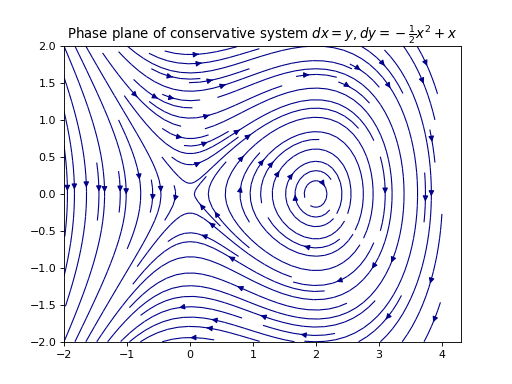

This chart was generated by the following Python code:
import numpy as np
import matplotlib.pyplot as plt
import ode_toolkit.phaseplot as pp

def ff(x, y):
    dx = y
    dy = - (x ** 2) / 2 + x

    return (dx, dy)


fig, ax = plt.subplots(1, 1)
ax = pp.plot_phase2d(ax, ff, (-2, 4), (-2, 2))
ax.set_title(r"Phase plane of conservative system $dx = y, dy=-\frac{1}{2}x^2+x$")

plt.show()
